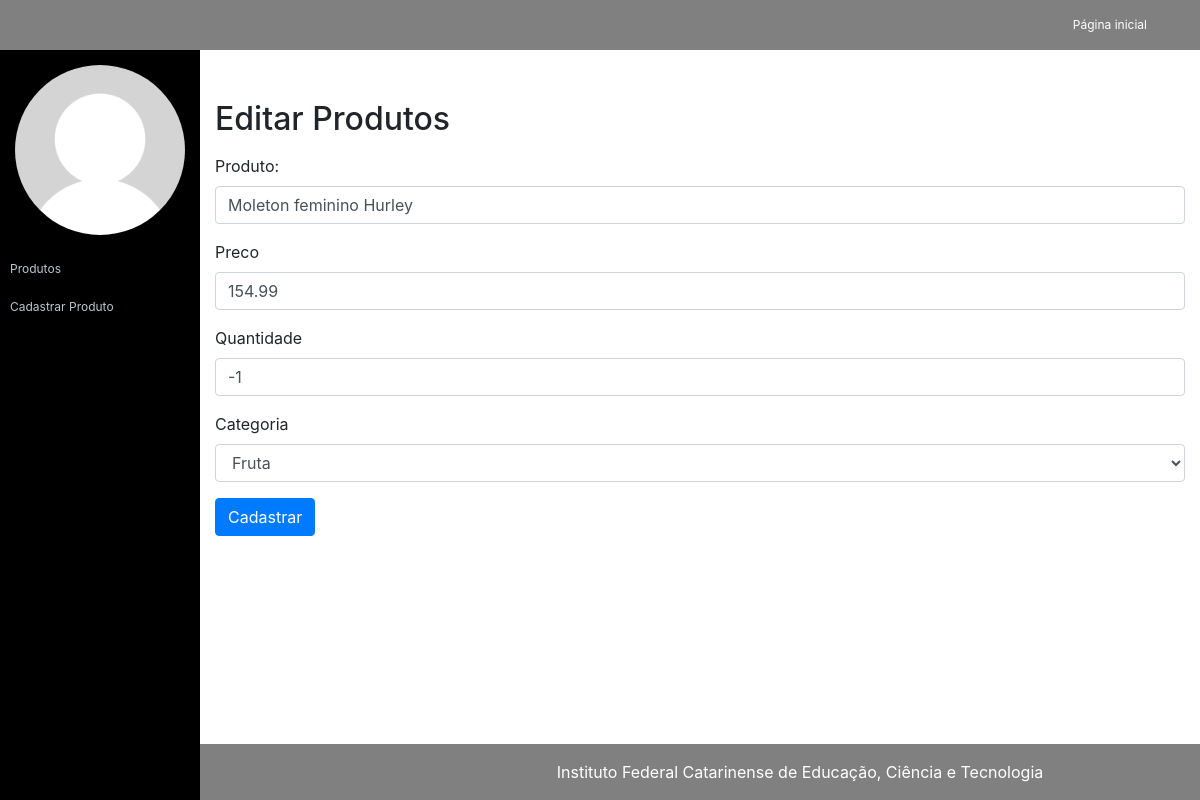
The app's page /app/views/admin/editar-produto.php?id=1 with its own data.
### tables this page shows
CREATE TABLE `tb_produtos` (
  `estoque` int(11) NOT NULL,
  `id` int(11) NOT NULL,
  `nome` varchar(32) NOT NULL,
  `categoria` varchar(32) NOT NULL,
  `preco` decimal(10,2) NOT NULL
);

### app/models/Conexao.php (called while the page is built, shortened)
<?php
class Conexao {
    public static $conexao = null;
    public static function getConexao(){
        try{
            if(self::$conexao == null){
                $dbHost=self::HOST;
                $dbName=self::NOMEBANCO;
                $dbUser=self::USUARIO;
                $dbPass=self::SENHA;
                self::$conexao = new PDO("mysql:host=$dbHost;dbname=$dbName;charset=utf8", $dbUser, $dbPass, array(PDO::MYSQL_ATTR_INIT_COMMAND => "SET NAMES 'utf8'"));
                self::$conexao->setAttribute(PDO::ATTR_ERRMODE, PDO::ERRMODE_EXCEPTION);
            }
            return self::$conexao;
        }catch(PDOException $e){
            die("Falhou a conexao ou ocorreu um erro banco: " . $e->getMessage());
        }
        return $conexao;
    }
}

### app/models/CrudProdutos.php (called while the page is built, shortened)
<?php
require_once "Conexao.php";
require_once "Produto.php";
class CrudProdutos {
    private $conexao;
    public function __construct() {
        $this->conexao = Conexao::getConexao();
    }
    public function getProduto(int $id){
        $consulta = $this->conexao->query("SELECT * FROM tb_produtos WHERE id = $id");
        $produto = $consulta->fetch(PDO::FETCH_ASSOC);
        return new Produto($produto['nome'], $produto['preco'], $produto['categoria'], $produto['estoque'], $produto['id']);
    }
}

### app/models/Produto.php (called while the page is built, shortened)
<?php
require_once "Conexao.php";
class Produto {
    public function __construct($nome, $preco, $categoria,$estoque, $id = null){
        $this->nome = $nome;
        $this->preco = $preco;
        $this->estoque = $estoque;
        $this->id = $id;
    }
}

### app/views/admin/editar-produto.php (the view, shortened to what this page needs)
<?php
require_once 'cabecalho.php';
require_once "../../models/CrudProdutos.php";
$crud = new CrudProdutos();
$id = filter_input(INPUT_GET, 'id', FILTER_VALIDATE_INT);
$crud->getProduto($id);
$produto = $crud->getProduto($_GET['id']);
?>
    <h2>Editar Produtos</h2>
    <form action="../../controllers/controladorProduto.php?acao=editar&id=<?=$produto->id?>" method="post">
        <div class="form-group">
            <label for="produto">Produto:</label>
            <input value="<?= $produto->nome?>" name="nome" type="text" class="form-control" id="produto" aria-describedby="nome produto" placeholder="">
        </div>
        <div class="form-group">
            <label for="preco">Preco</label>
            <input value="<?= $produto->preco?>"name="preco" type="number" step="0.01" class="form-control" id="preco" placeholder="">
        </div>
        <div class="form-group">
            <label for="quantidade">Quantidade</label>
            <input value="<?= $produto->estoque?>"name="estoque" type="number" class="form-control" id="quantidade" placeholder="">
        </div>
        <div class="form-group">
            <label for="Categoria">Categoria</label>
            <select name="categoria" class="form-control" id="Categoria">
                <option value="Fruta">Fruta</option>
            </select>
        </div>
        <button type="submit" class="btn btn-primary">Cadastrar</button>
    </form>
<?php require_once "rodape.php"; ?>

### assets/css/ifc-style.css (style rules this page uses)
body { padding-top: 55px; }
@media (min-width: 992px) { body { padding-top: 55px; } }

### records on screen
tb_produtos: nome "Moleton feminino Hurley", preco "154.99", estoque "-1"
